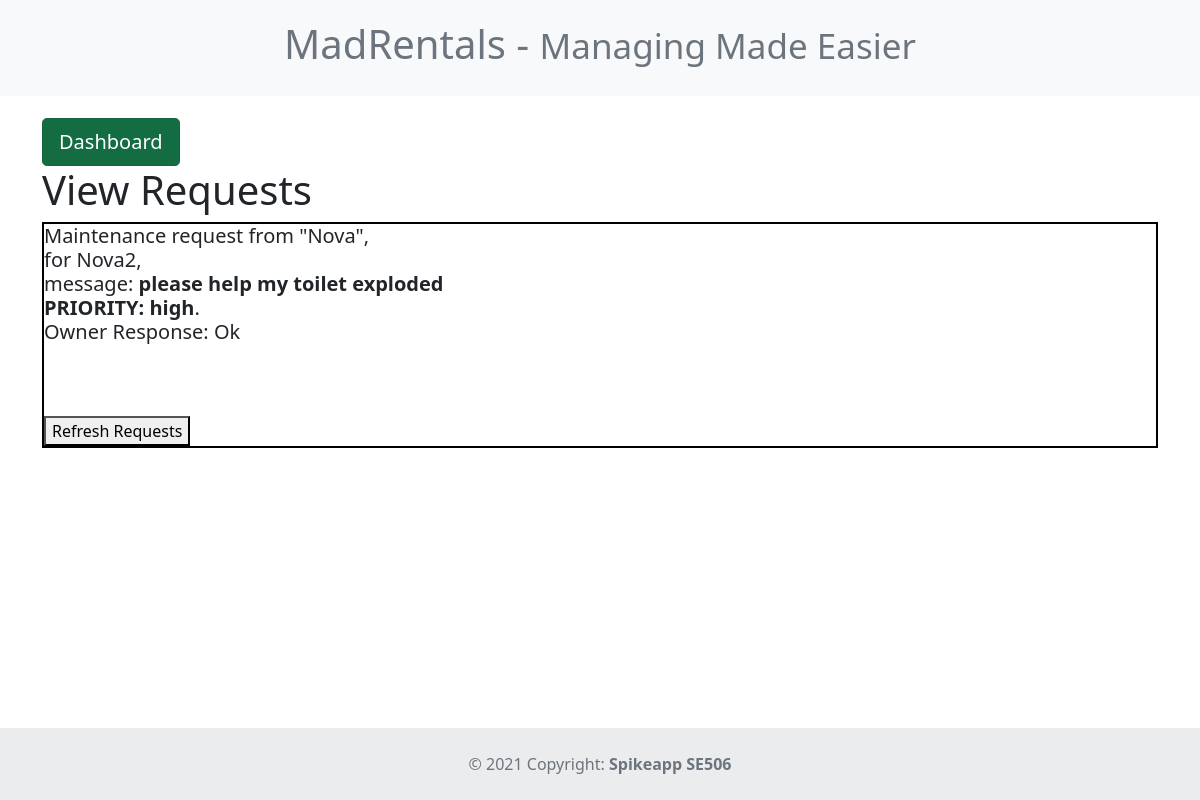
The page /view_requests/ (signed in) on the database its author committed.
### spikeapp/models.py (models this page shows)
class RequestForm(models.Model):
    tenant_name = models.CharField(max_length=100)
    landlord_name = models.CharField(max_length=100)
    message = models.CharField(max_length=500)
    priority = models.CharField(max_length=100)
    response = models.CharField(max_length=500, default='Add Comment Here')

### spikeapp/views.py (the view)
# urls.py: path('view_requests/', spikeapp_views.view_requests, name='view_requests'),
def view_requests(request):
    query_results = RequestForm.objects.filter(tenant_name=str(request.user).strip())
    form = ManageRequestForm(request.GET)
    if form.is_valid():
        form.save()
        return redirect('../view_requests')
    return render(request, 'view_requests.html', {'form': form, 'query_results': query_results})

### spikeapp/templates/view_requests.html (shortened to what this page needs)
{% extends "base.html" %}
{% block content %}
    {% if query_results %}
        <h1>
            View Requests
        </h1>
        <div class="test">
            {% for item in query_results %}
                <h5>Maintenance request from "{{ item.tenant_name }}",
                <br>for {{ item.landlord_name }},
                <br>message: <b>{{ item.message }}
                <br>PRIORITY: {{ item.priority }}</b>.
                <br>Owner Response: {{ item.response }}
                </h5>
                <p><br></p>
            {% endfor %}
            <br>
            <button onClick="window.location.reload();">Refresh Requests</button>
        </div>
    {% endif %}
{% endblock %}

### spikeapp/templates/view_requests.html (style rules this page uses)
div.test { border: 2px solid black; }

### rows shown on the page
RequestForm: tenant_name "Nova", landlord_name "Nova2", message "please help my toilet exploded", priority "high", response "Ok"
